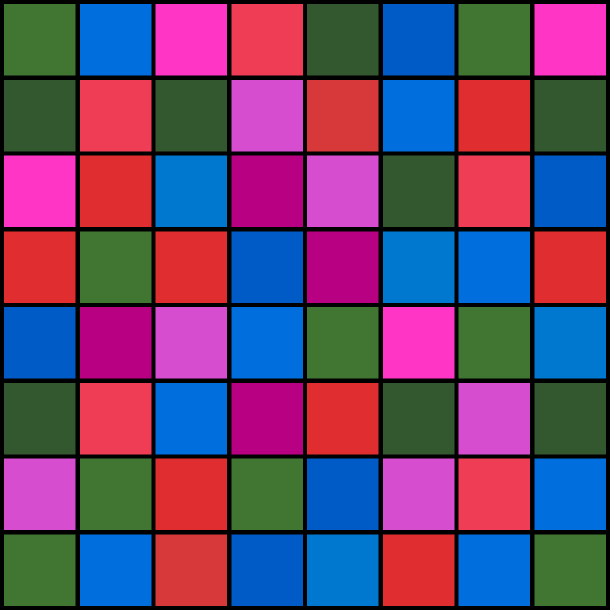
#> input picture example.png, 1220 x 1220 px (shown at 1/2 size)
$ jupyter execute example.ipynb
#> lines starting #> are read from the running program, lines starting #| are printed output that depends on the picture; after the words box and inside, x2 and y2 are one past the last pixel; in counts of white or black regions, pixels touching at a corner belong together
### segmentation.py
import argparse
import os

import cv2 as cv
import numpy as np

import masks


def segment(image_path: str, mask: masks.Mask, blur: bool = True, close: bool = True):
    """Read RGB image, perform segmentation with given mask and return result."""

    image_rgb = cv.cvtColor(cv.imread(image_path), cv.COLOR_BGR2RGB)

    # Gaussian blur if high frequency noise reduction is needed
    if blur:
        image_rgb = cv.GaussianBlur(image_rgb, (5, 5), cv.BORDER_DEFAULT)

    # Convert to HSV
    image_hsv = cv.cvtColor(image_rgb, cv.COLOR_RGB2HSV)

    # Create mask
    masked = mask.mask(image_hsv)

    # Morphological closing for more noise reduction
    if close:
        masked = cv.morphologyEx(masked, cv.MORPH_CLOSE, np.ones((9, 9), np.uint8))

    # Apply mask
    segmented_image = cv.bitwise_and(image_rgb, image_rgb, mask=masked)

    return segmented_image

### masks.py
from abc import ABC, abstractmethod

import numpy as np
import cv2 as cv

# All the HSV values were chosen experimentally


class Mask(ABC):
    # [4 lines left out: function mask, not called in this run]


class Red(Mask):
    # Range for low hue
    low_1 = np.array([0, 125, 20])
    high_1 = np.array([10, 255, 255])
    # Range for high hue
    low_2 = np.array([170, 125, 20])
    high_2 = np.array([180, 255, 255])

    @classmethod
    def mask(cls, hsv_image):
        mask_1 = cv.inRange(hsv_image, cls.low_1, cls.high_1)
        mask_2 = cv.inRange(hsv_image, cls.low_2, cls.high_2)

        return mask_1 + mask_2


class Blue(Mask):
    low = np.array([94, 80, 2])
    high = np.array([126, 255, 255])

    @classmethod
    def mask(cls, hsv_image):
        return cv.inRange(hsv_image, cls.low, cls.high)


class Magenta(Mask):
    low = np.array([131, 95, 35])
    high = np.array([175, 255, 255])

    @classmethod
    def mask(cls, hsv_image):
        return cv.inRange(hsv_image, cls.low, cls.high)


class Green(Mask):
    low = np.array([17, 79, 19])
    high = np.array([76, 217, 153])

    @classmethod
    def mask(cls, hsv_image):
        return cv.inRange(hsv_image, cls.low, cls.high)

### example.ipynb
[cell 1]
import cv2 as cv
import matplotlib.pyplot as plt

from segmentation import segment
import masks

[cell 2]
image_path = "example.png"


fig = plt.figure(figsize=(20, 10))

ax = fig.add_subplot(151)
ax.set_title("original")
ax.axis("off")
image = cv.cvtColor(cv.imread(image_path), cv.COLOR_BGR2RGB)
_ = ax.imshow(image, interpolation="nearest")

ax = fig.add_subplot(152)
ax.set_title("red mask")
ax.axis("off")
image = segment(image_path, masks.Red)
#> in segment, `image_hsv = cv.cvtColor(image_rgb, cv.COLOR_RGB2HSV)`: image_hsv: shape (1220, 1220, 3); mean H, S, V 105.1, 183.3, 164.6
#> in mask, `mask_1 = cv.inRange(hsv_image, cls.low_1, cls.high_1)`:
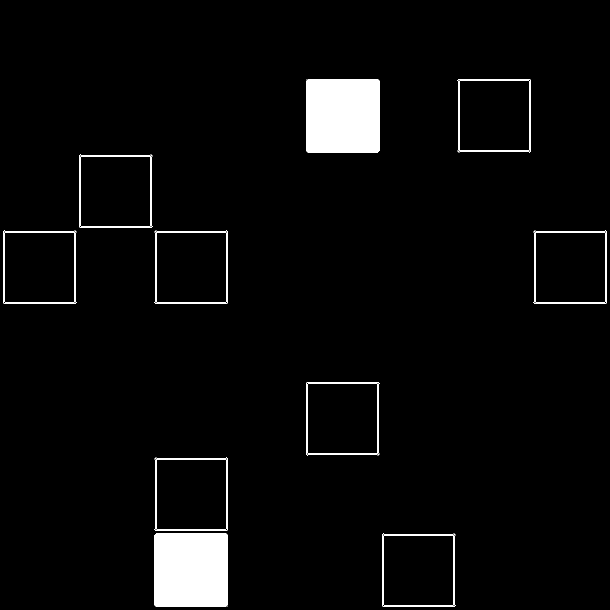
#> mask_1: shape (1220, 1220) (shown at 1/2 size); 3.5% white; 18 white regions, largest, box (x1, y1, x2, y2) and area: (612, 158, 759, 305) 21573, (309, 1067, 456, 1214) 21573, (915, 158, 1062, 305) 584
#> in mask, `mask_2 = cv.inRange(hsv_image, cls.low_2, cls.high_2)`:
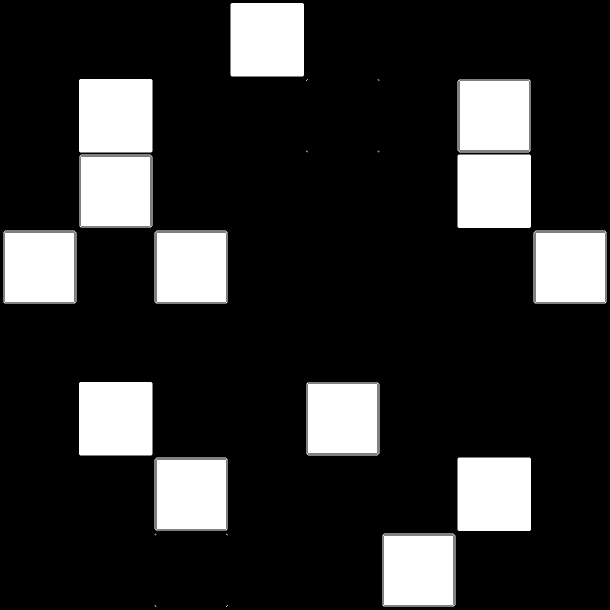
#> mask_2: shape (1220, 1220) (shown at 1/2 size); 18.3% white; 21 white regions (8 under 20 px), largest, box (x1, y1, x2, y2) and area: (461, 6, 608, 153) 21597, (158, 158, 305, 305) 21597, (915, 309, 1062, 456) 21597
#> in mask, `return mask_1 + mask_2`: returned value: shape (1220, 1220); 21.8% white; 15 white regions, largest, box (x1, y1, x2, y2) and area: (461, 6, 608, 153) 21597, (158, 158, 305, 305) 21597, (612, 158, 759, 305) 21597
#> in segment, `masked = cv.morphologyEx(masked, cv.MORPH_CLOSE, np.ones((9, 9), np.ui..`: masked: shape (1220, 1220); 21.9% white; 12 white regions, largest, box (x1, y1, x2, y2) and area: (309, 915, 456, 1214) 43926, (158, 158, 305, 456) 43800, (915, 158, 1062, 456) 43797
_ = ax.imshow(image, interpolation="nearest")

ax = fig.add_subplot(153)
ax.set_title("green mask")
ax.axis("off")
image = segment(image_path, masks.Green)
#> call 2 of segment, with image_path = 'example.png', blur = True, close = True
#> in mask, `return cv.inRange(hsv_image, cls.low, cls.high)`:
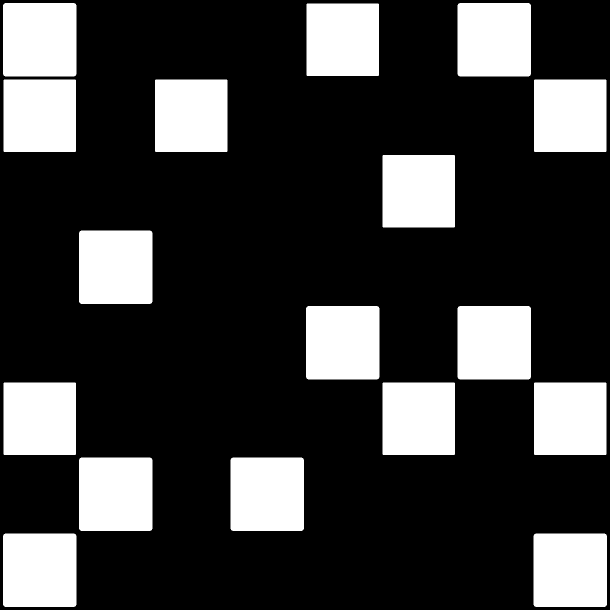
#> returned value: shape (1220, 1220) (shown at 1/2 size); 24.3% white; 17 white regions, largest, box (x1, y1, x2, y2) and area: (6, 6, 153, 153) 21577, (915, 6, 1062, 153) 21577, (158, 461, 305, 608) 21577
#> in segment (call 2), `masked = cv.morphologyEx(masked, cv.MORPH_CLOSE, np.ones((9, 9), np.ui..`: masked: shape (1220, 1220); 24.4% white; 16 white regions, largest, box (x1, y1, x2, y2) and area: (6, 6, 153, 304) 43460, (915, 612, 1062, 759) 21578, (158, 915, 305, 1062) 21578
#> in segment (call 2), `segmented_image = cv.bitwise_and(image_rgb, image_rgb, mask=masked)`:
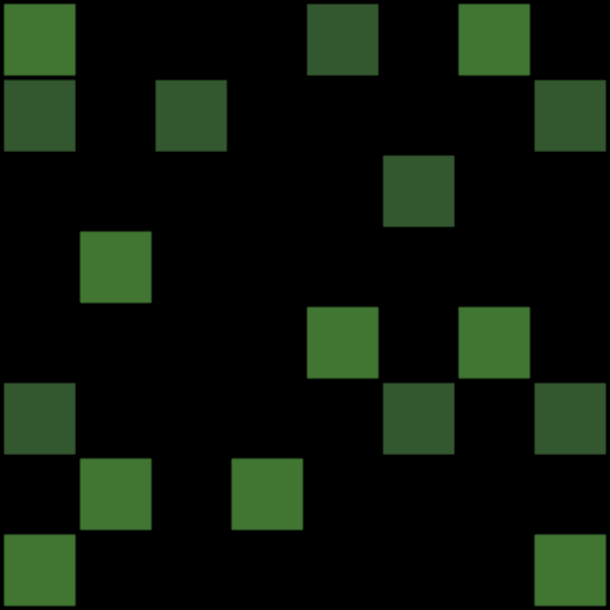
#> segmented_image: shape (1220, 1220, 3) (shown at 1/2 size); mean R, G, B 13.5, 24, 11.2
_ = ax.imshow(image, interpolation="nearest")

ax = fig.add_subplot(154)
ax.set_title("blue mask")
ax.axis("off")
image = segment(image_path, masks.Blue)
#> call 3 of segment, with image_path = 'example.png', blur = True, close = True
#> in mask, `return cv.inRange(hsv_image, cls.low, cls.high)`:
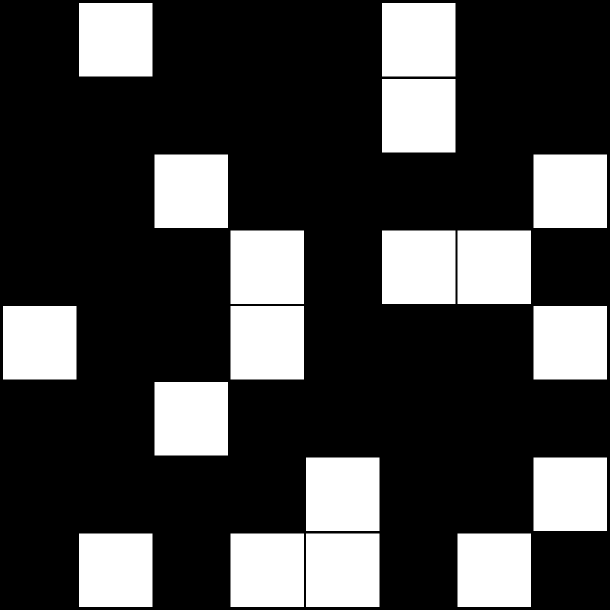
#> returned value: shape (1220, 1220) (shown at 1/2 size); 26.1% white; 18 white regions, largest, box (x1, y1, x2, y2) and area: (158, 6, 305, 153) 21609, (764, 6, 911, 153) 21609, (764, 158, 911, 305) 21609
#> in segment (call 3), `masked = cv.morphologyEx(masked, cv.MORPH_CLOSE, np.ones((9, 9), np.ui..`:
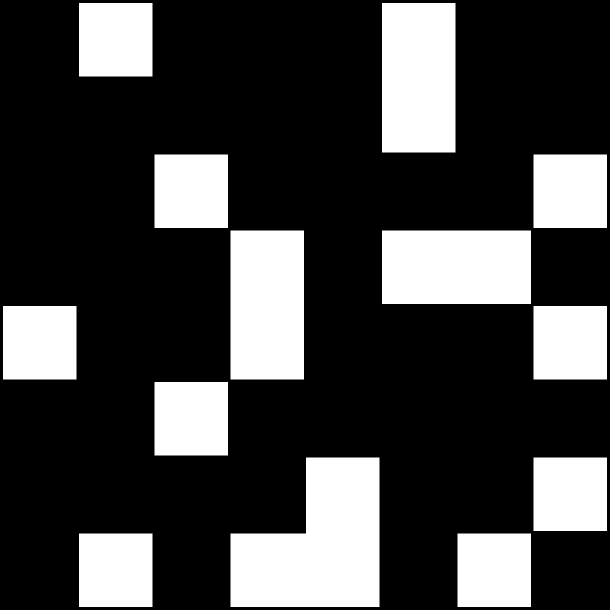
#> masked: shape (1220, 1220) (shown at 1/2 size); 26.4% white; 13 white regions, largest, box (x1, y1, x2, y2) and area: (461, 915, 759, 1214) 66150, (764, 6, 911, 305) 43953, (461, 461, 608, 759) 43806
#> in segment (call 3), `segmented_image = cv.bitwise_and(image_rgb, image_rgb, mask=masked)`:
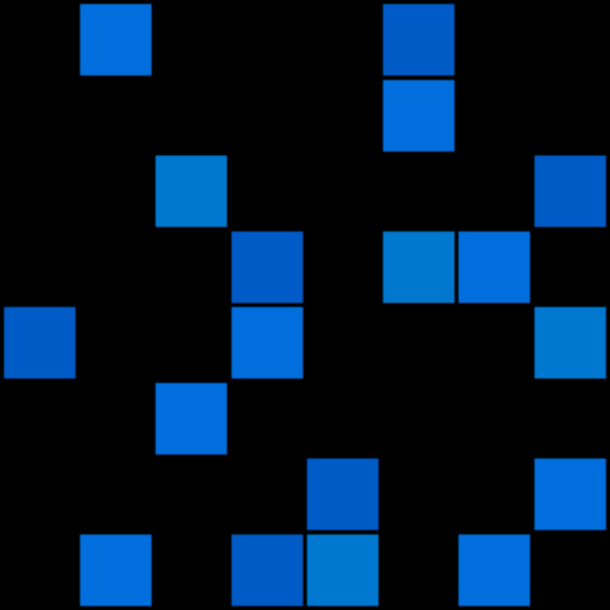
#> segmented_image: shape (1220, 1220, 3) (shown at 1/2 size); mean R, G, B 0, 26.2, 52
_ = ax.imshow(image, interpolation="nearest")

ax = fig.add_subplot(155)
ax.set_title("magenta mask")
ax.axis("off")
image = segment(image_path, masks.Magenta)
#> call 4 of segment, with image_path = 'example.png', blur = True, close = True
#> in mask, `return cv.inRange(hsv_image, cls.low, cls.high)`:
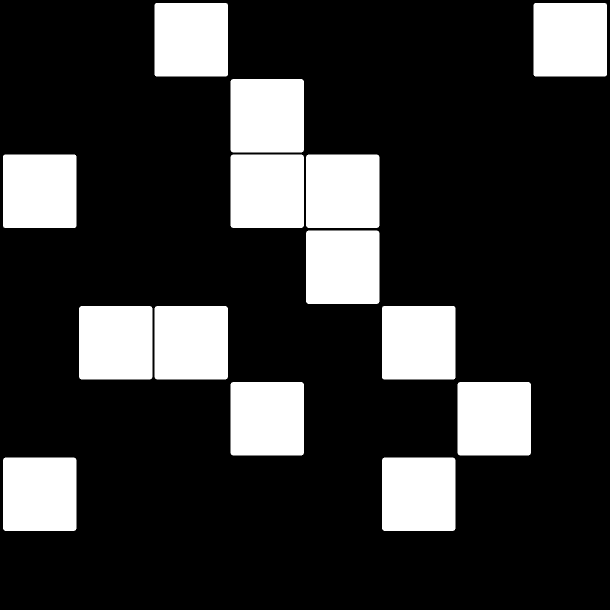
#> returned value: shape (1220, 1220) (shown at 1/2 size); 20.3% white; 14 white regions, largest, box (x1, y1, x2, y2) and area: (309, 6, 456, 153) 21589, (1067, 6, 1214, 153) 21589, (6, 309, 153, 456) 21589
#> in segment (call 4), `masked = cv.morphologyEx(masked, cv.MORPH_CLOSE, np.ones((9, 9), np.ui..`:
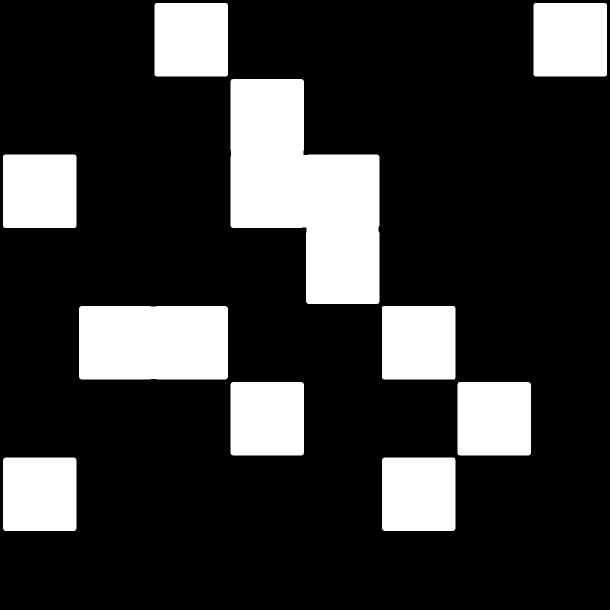
#> masked: shape (1220, 1220) (shown at 1/2 size); 20.5% white; 10 white regions, largest, box (x1, y1, x2, y2) and area: (461, 158, 759, 608) 88232, (158, 612, 456, 759) 43750, (764, 612, 911, 759) 21593
#> in segment (call 4), `segmented_image = cv.bitwise_and(image_rgb, image_rgb, mask=masked)`:
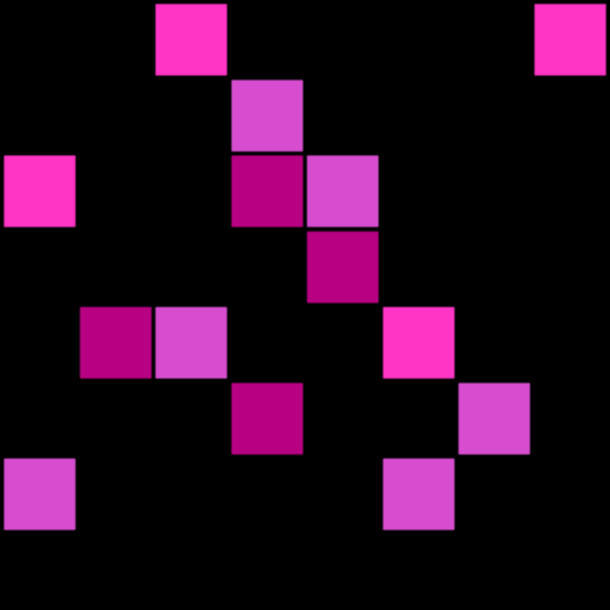
#> segmented_image: shape (1220, 1220, 3) (shown at 1/2 size); mean R, G, B 41.8, 9.3, 35.1
_ = ax.imshow(image, interpolation="nearest")
